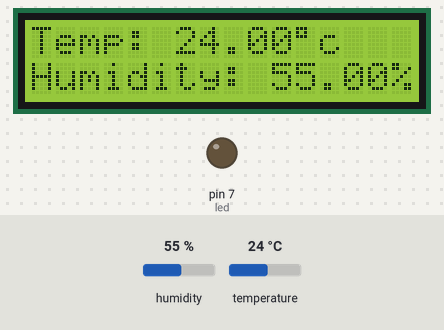
This sketch was run on a simulated Arduino Uno, built with avr-gcc and run on an emulated ATmega328P. Shown: 16×2 character LCD, output pins drawn as LEDs (lit = HIGH). The inputs (shaded band) are chosen by the test bench; at power-on: temperature 24 °C, humidity 55 %.

Above: at 1.2 s.
1.3 s: temperature set to 28 °C
At 4.0 s:
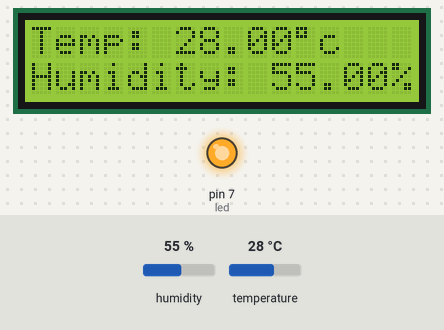
4.6 s: humidity set to 22 %
At 6.2 s:
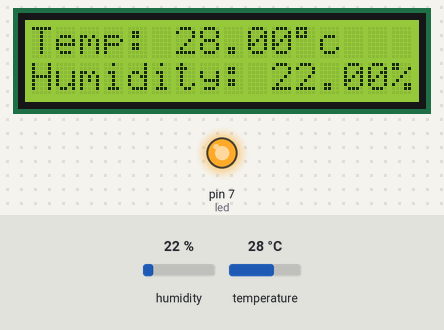
6.7 s: humidity set to 40 %
At 8.4 s:
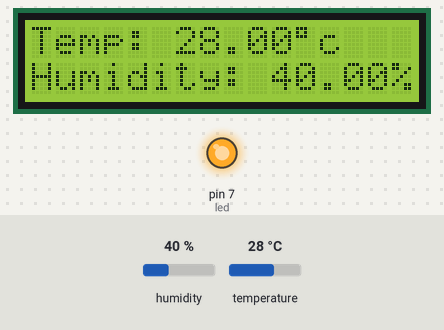
8.7 s: temperature set to 12 °C
At 11.8 s:
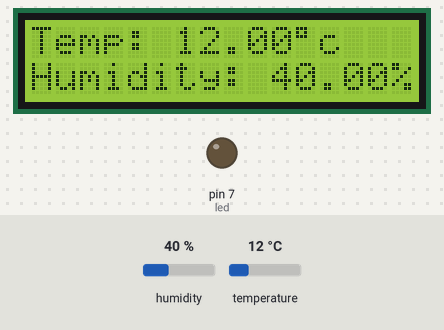
Timing chart, 0 to 12.8 s (numbered marks = the images above; inputs shaded):
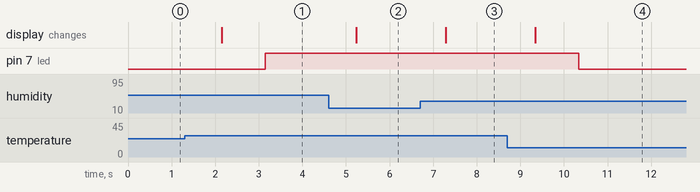

The sketch:

temp_sensor_lcd_led.ino
```cpp
#include <LiquidCrystal.h>
#include <Adafruit_Sensor.h>
#include <dht.h>
const int rs = 12, en = 11, d4 = 5, d5 = 4, d6 = 3, d7 = 2;
LiquidCrystal lcd(rs, en, d4, d5, d6, d7);

dht DHT;
#define DHT11_PIN 9
int led = 7;
void setup() {
  // put your setup code here, to run once:
  lcd.begin(16, 2);
  pinMode(led, OUTPUT);
}

void loop() {
  // put your main code here, to run repeatedly:
 int chk = DHT.read11(DHT11_PIN);
 lcd.setCursor(0,0);
  lcd.print("Temp: ");
  lcd.print(DHT.temperature);
  lcd.print((char)223);
  lcd.print("c");
  lcd.setCursor(0,1);
  lcd.print("Humidity: ");
  lcd.print(DHT.humidity);
  lcd.print("%");
  delay(1000);

  if (DHT.temperature == 28){
    digitalWrite(led, HIGH);
  }
 else {
    digitalWrite(led, LOW);

}

}
```

Measured:
- after the input at 1.3 s, pin 7 (led): LOW → HIGH after 1.8 s; the display: changes after 0.85 s (image 1)
- after the input at 4.6 s, the display: changes after 0.63 s (image 2)
- after the input at 6.7 s, the display: changes after 0.59 s (image 3)
- after the input at 8.7 s, pin 7 (led): HIGH → LOW after 1.6 s; the display: changes after 0.64 s (image 4)
